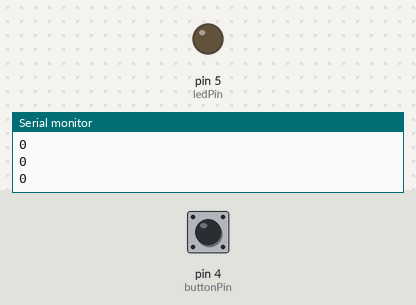
A program run on a simulated Arduino Uno, built with avr-gcc and run on an emulated ATmega328P. Shown: output pins drawn as LEDs (lit = HIGH), the last lines printed to the serial monitor. Inputs (shaded band) come from the test bench; at power-on: pin 4 (buttonPin) LOW.

Above: at 1.8 s.
1.9 s: pin 4 (buttonPin) pulled HIGH for 0.6 s
At 2.4 s:
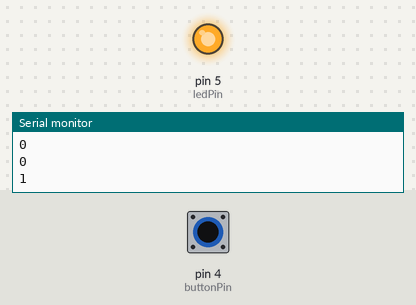
4.0 s: pin 4 (buttonPin) pulled HIGH for 3.2 s
At 7.9 s:
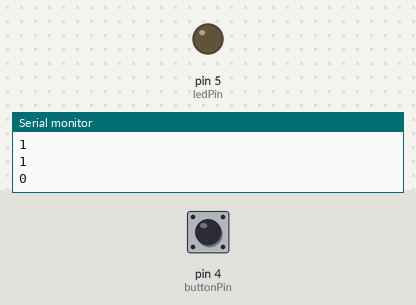
Timing chart, 0 to 9.4 s (numbered marks = the images above; inputs shaded):
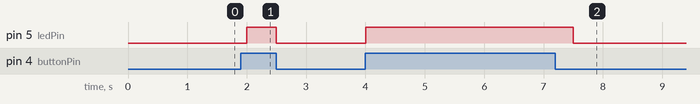

The program:

main.cpp
```cpp
#include <Arduino.h>
// set pin numbers
const int buttonPin = 4;  // the number of the pushbutton pin
const int ledPin =  5;    // the number of the LED pin


// variable for storing the pushbutton status
int buttonState = 0;
bool botao4 = 0;
bool botao12 = 0;
bool botao13 = 0;
bool botao14 = 0;

void setup() {
  Serial.begin(115200);
  // initialize the pushbutton pin as an input
  pinMode(buttonPin, INPUT);
  // initialize the LED pin as an output
  pinMode(ledPin, OUTPUT);

}

void loop() {
  botao4 =digitalRead(4);
  Serial.println(botao4);

  if (botao4 == HIGH)  {
    digitalWrite(ledPin, HIGH);
  } else {
     digitalWrite(ledPin, LOW);
  }

  delay(500);
}
```

Measured:
- after the input at 1.9 s, pin 5 (ledPin): LOW → HIGH after 0.10 s, → LOW 0.50 s later
- after the input at 4.0 s, pin 5 (ledPin): LOW → HIGH at once, → LOW 3.5 s later
